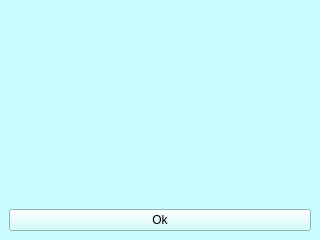
<?xml version="1.0" encoding="UTF-8"?>
<ui version="4.0">
 <class>MainWindow</class>
 <widget class="QMainWindow" name="MainWindow">
  <property name="geometry">
   <rect>
    <x>0</x>
    <y>0</y>
    <width>320</width>
    <height>240</height>
   </rect>
  </property>
  <property name="windowTitle">
   <string>MainWindow</string>
  </property>
  <property name="styleSheet">
   <string notr="true">background-color: rgb(201, 252, 255);</string>
  </property>
  <widget class="QWidget" name="centralwidget">
   <layout class="QGridLayout" name="gridLayout">
    <item row="1" column="0">
     <spacer name="verticalSpacer">
      <property name="orientation">
       <enum>Qt::Vertical</enum>
      </property>
      <property name="sizeHint" stdset="0">
       <size>
        <width>20</width>
        <height>40</height>
       </size>
      </property>
     </spacer>
    </item>
    <item row="2" column="0">
     <widget class="QPushButton" name="botao">
      <property name="text">
       <string>Ok</string>
      </property>
     </widget>
    </item>
   </layout>
  </widget>
 </widget>
 <resources/>
 <connections/>
</ui>
